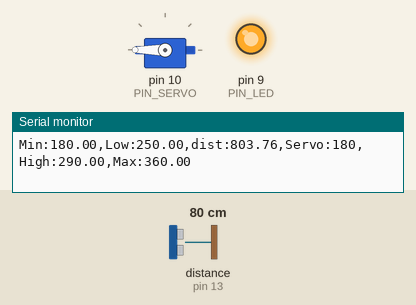
The sketch below on a simulated Arduino Uno, built with avr-gcc and run on an emulated ATmega328P. Shown: servo, output pins drawn as LEDs (lit = HIGH), the last lines printed to the serial monitor. Wiring (inferred from the names in the program): ultrasonic range finder: trigger pin 12; echo pin 13. The test bench sets the inputs (shaded band); at power-on: distance to the obstacle (sensor on pin 13) 80 cm. The echo pulse lasts 58.3 µs per cm; pins used as bus, display or sensor lines are not drawn.

Above: at 1.2 s.
1.3 s: distance to the obstacle (sensor on pin 13) set to 35 cm
At 2.5 s:
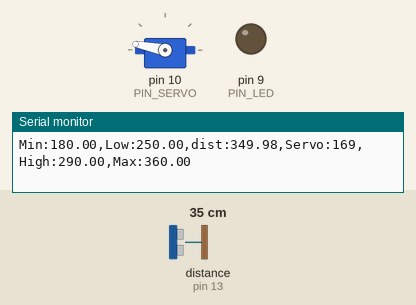
3.0 s: distance to the obstacle (sensor on pin 13) set to 2 cm
At 3.9 s:
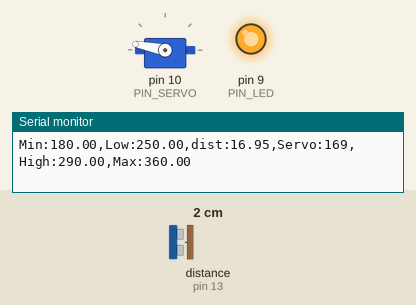
4.5 s: distance to the obstacle (sensor on pin 13) set to 18 cm
At 6.0 s:
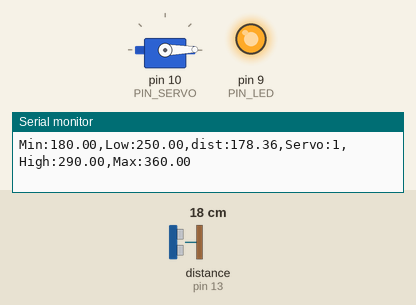
6.3 s: distance to the obstacle (sensor on pin 13) set to 35 cm
At 7.2 s:
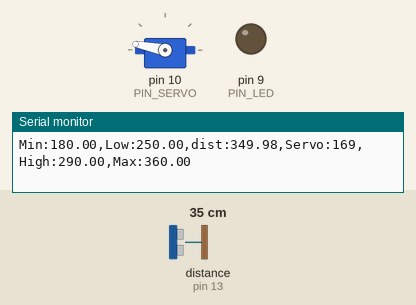
8.0 s: distance to the obstacle (sensor on pin 13) set to 4 cm
At 9.0 s:
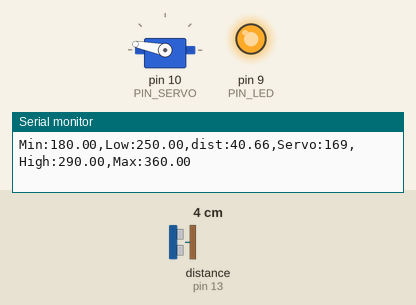
Timing chart, 0 to 10.5 s (numbered marks = the images above; inputs shaded):
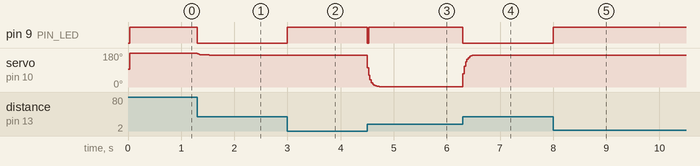

The sketch:

11_example_1.ino
```cpp
#include <Servo.h>

// Arduino pin assignment
#define PIN_LED   9   // LED active-low
#define PIN_TRIG  12  // sonar sensor TRIGGER
#define PIN_ECHO  13  // sonar sensor ECHO
#define PIN_SERVO 10  // servo motor

// configurable parameters for sonar
#define SND_VEL 346.0     // sound velocity at 24 celsius degree (unit: m/sec)
#define INTERVAL 25       // sampling interval (unit: msec)
#define PULSE_DURATION 10 // ultra-sound Pulse Duration (unit: usec)
#define _DIST_MIN 180.0   // minimum distance to be measured (unit: mm)
#define _DIST_MAX 360.0   // maximum distance to be measured (unit: mm)

#define TIMEOUT ((INTERVAL / 2) * 1000.0) // maximum echo waiting time (unit: usec)
#define SCALE (0.001 * 0.5 * SND_VEL)     // coefficient to convert duration to distance

#define _EMA_ALPHA 0.4

// Target Distance Range (in mm)
#define _TARGET_LOW  250.0
#define _TARGET_HIGH 290.0

// Servo pulse range
#define _DUTY_MIN 1000  // 0도
#define _DUTY_NEU 1500  // 90도
#define _DUTY_MAX 2000  // 180도

// global variables
float  dist_ema = _DIST_MAX;  // EMA 필터 적용 거리값
float  dist_prev = _DIST_MAX; // 이전 측정값
unsigned long last_sampling_time = 0;

Servo myservo;

// -------------------- 초기 설정 --------------------
void setup() {
  pinMode(PIN_LED, OUTPUT);
  pinMode(PIN_TRIG, OUTPUT);
  pinMode(PIN_ECHO, INPUT);
  digitalWrite(PIN_TRIG, LOW);

  myservo.attach(PIN_SERVO);
  myservo.writeMicroseconds(_DUTY_NEU);

  Serial.begin(57600);
}

// -------------------- 메인 루프 --------------------
void loop() {
  float dist_raw, dist_filtered;

  // wait until next sampling time.
  // millis() returns the number of milliseconds since the program started.
  // will overflow after 50 days.
  if (millis() < last_sampling_time + INTERVAL)
    return;

  // 거리 측정
  dist_raw = USS_measure(PIN_TRIG, PIN_ECHO);

  // the range filter
  if ((dist_raw == 0.0) || (dist_raw > _DIST_MAX)) { // 최댓값보다 크거나 값이 0일때
      dist_filtered = dist_prev;
  } else if (dist_raw < _DIST_MIN) { // 최솟값보다 작을 떄
      dist_filtered = dist_prev;
  } else {
      dist_filtered = dist_raw;
      dist_prev = dist_raw;
  }

  // ===== EMA 필터 적용 =====
  // EMA 식: EMA_new = α * 현재값 + (1-α) * 이전 EMA값
  dist_ema = _EMA_ALPHA * dist_filtered + (1.0 - _EMA_ALPHA) * dist_ema;

  // ===== 거리 기반 서보 제어 =====
  float angle;

  if (dist_ema <= _DIST_MIN) {
    angle = 0;  // 18cm 이하 → 0도

  }
  else if (dist_ema >= _DIST_MAX) {
    angle = 180;  // 36cm 이상 → 180도

  }
  else {
    // 18~36cm 사이라면 비례 계산
    angle = (dist_ema - _DIST_MIN) * (180.0 / (_DIST_MAX - _DIST_MIN));

  }

  // ===== led 제어 =====
  if (dist_raw >= _DIST_MIN && dist_raw <= _DIST_MAX) { // 180~360mm
    digitalWrite(PIN_LED, LOW); // ON
  } else {
    digitalWrite(PIN_LED, HIGH);  // OFF
  }

  // 서보 각도 적용 (0~180도)
  myservo.write(angle);

  // output the distance to the serial port
  Serial.print("Min:");    Serial.print(_DIST_MIN);
  Serial.print(",Low:");   Serial.print(_TARGET_LOW);
  Serial.print(",dist:");  Serial.print(dist_raw);
  Serial.print(",Servo:"); Serial.print(myservo.read());
  Serial.print(",High:");  Serial.print(_TARGET_HIGH);
  Serial.print(",Max:");   Serial.print(_DIST_MAX);
  Serial.println("");

  // update last sampling time
  last_sampling_time += INTERVAL;
}

// -------------------- 거리 측정 함수 --------------------
float USS_measure(int TRIG, int ECHO)
{
  digitalWrite(TRIG, HIGH);
  delayMicroseconds(PULSE_DURATION);
  digitalWrite(TRIG, LOW);

  // echo 펄스 길이(μs) → 거리(mm)
  return pulseIn(ECHO, HIGH, TIMEOUT) * SCALE;
}
```

Measured:
- after the input at 1.3 s, pin 9 (PIN_LED): HIGH → LOW at once; servo on pin 10 (PIN_SERVO): 180° → 170° at once, → 169° 0.23 s later
- after the input at 3.0 s, pin 9 (PIN_LED): LOW → HIGH at once
- after the input at 4.5 s, pin 9 (PIN_LED): HIGH → LOW at once, → HIGH 0.02 s later; servo on pin 10 (PIN_SERVO): moves from 169° to 1° over 0.32 s, starting at once
- after the input at 6.3 s, pin 9 (PIN_LED): HIGH → LOW at once; servo on pin 10 (PIN_SERVO): moves from 1° to 169° over 0.25 s, starting at once
- after the input at 8.0 s, pin 9 (PIN_LED): LOW → HIGH at once
